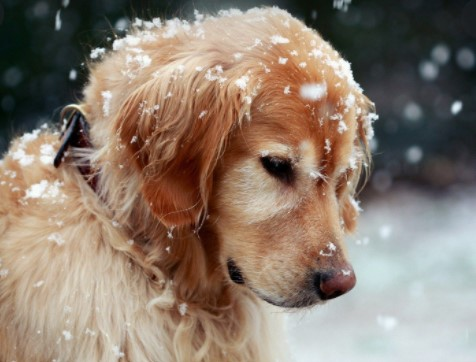
#> input picture 1.jpg, 476 x 362 px
$ python denoising.py
#> lines starting #> are read from the running program, lines starting #| are printed output that depends on the picture
import cv2
from matplotlib import pyplot as plt

img = cv2.imread('1.jpg')
#> img is the input picture: shape (362, 476, 3); mean B, G, R 111.2, 124.7, 140.3
dest = cv2.fastNlMeansDenoisingColored(img, None, 10, 10, 7, 15)
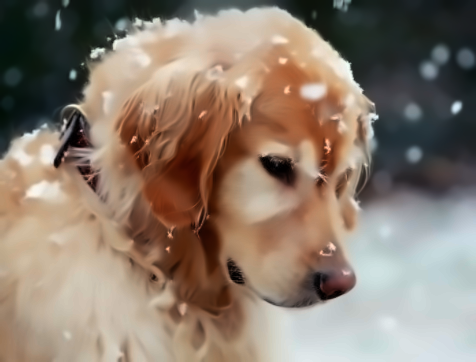
#> dest: shape (362, 476, 3); mean B, G, R 110.4, 124.2, 140.3
plt.subplot(121)
plt.imshow(img)
plt.subplot(122)
plt.imshow(dest)
plt.show()
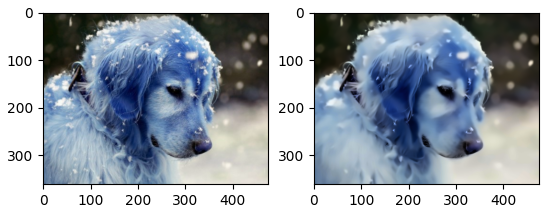
#> figure drawn by matplotlib, 2 panels; B, G, R data is drawn as R, G, B
